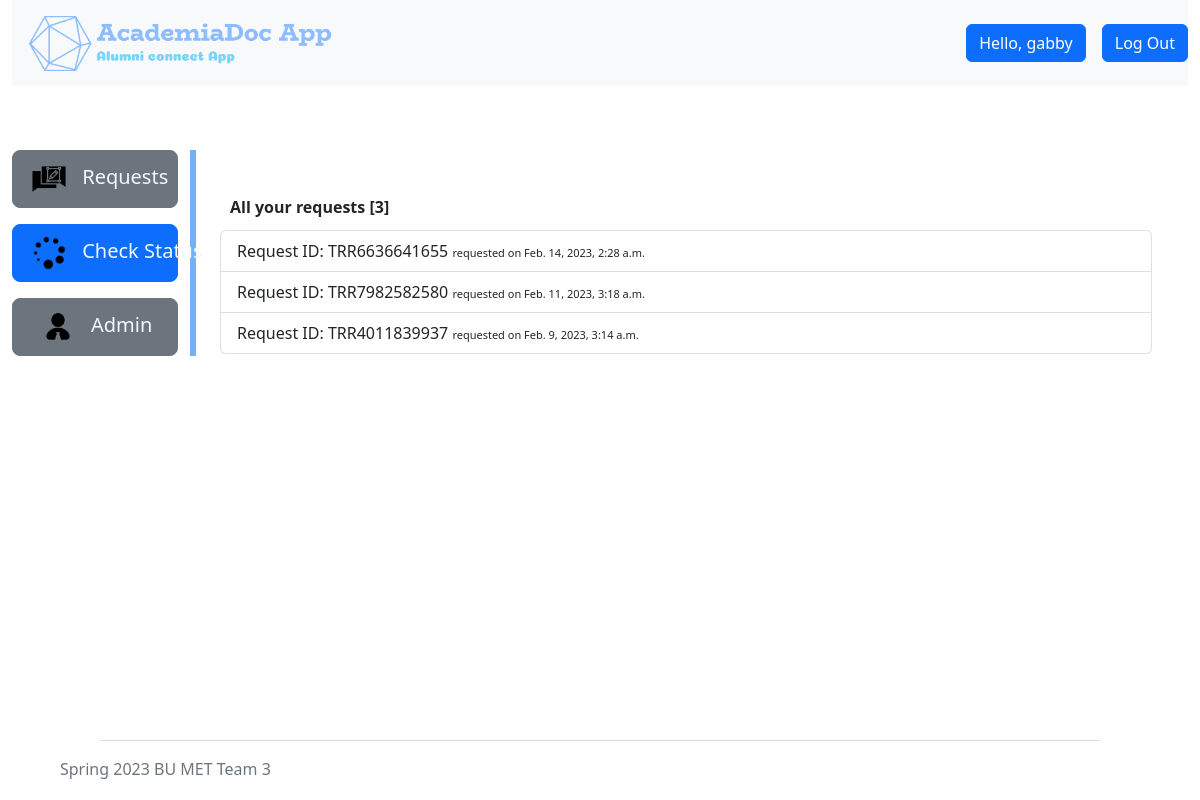
The app's page /status/ (signed in) with its own data.
### academiadocapp/models.py (models this page shows, shortened)
class User(AbstractUser):
    CATEGORY = [
        ('Alumni', 'Alumni'),
        ('Faculty', 'Faculty'),
    ]
    role = models.CharField(max_length=7, choices=CATEGORY, default='Alumni')
    student_id = models.IntegerField(default=0,blank=True)
    grad_year = models.IntegerField(default=1900,blank=True)

class Requests(models.Model):
    def create_new_ref_no():
        not_unique = True
        while not_unique:
            unique_ref = random.randint(1000000000, 9999999999)
            if not Requests.objects.filter(reference=unique_ref):
                not_unique = False
        return str(unique_ref)
    STATUS = [
        ('SU', 'Submitted'),
        ('AP', 'Approved'),
        ('PR', 'Processed'),
        ('CO', 'Completed'),
        ('CL', 'Closed'),
    ]
    PURPOSE = [
        ('PE', 'Personal'),
        ('OF', 'Official'),
    ]
    creator = models.ForeignKey(settings.AUTH_USER_MODEL, on_delete=models.CASCADE)
    reference = models.CharField(max_length=10, blank=True, unique=True, default=create_new_ref_no)
    delivery_email = models.EmailField(max_length=254)
    purpose = models.CharField(max_length=2, choices=PURPOSE, default='OF',)
    agreement = models.BooleanField()
    status = models.CharField(max_length=2, choices=STATUS, default='SU', )
    date = models.DateTimeField(auto_now_add=True)
    approve_date = models.DateTimeField(blank=True, null=True)
    process_date = models.DateTimeField(blank=True, null=True)
    complete_date = models.DateTimeField(blank=True, null=True)
    close_date = models.DateTimeField(blank=True, null=True)
    class Meta:
        ordering = ['-date']

### academiadocapp/views.py (the view)
# urls.py: path('status/', views.status, name='status'),
def status(request):
    user = request.user
    transcript_requests = Requests.objects.filter(creator=user).all()
    count = Requests.objects.filter(creator=user).count()
    context = {
        'requests' : transcript_requests,
        'count' : count
    }
    return render(request, "academiadocapp/status.html", context)

### academiadocapp/templates/academiadocapp/status.html (shortened to what this page needs)
{% extends "base.html" %} {% load static %} {% block content %}
<div class="row" style="margin-top: 4rem">
  <div class="col-2" style="border-right: 6px solid rgb(115, 176, 247)">
    <div class="d-flex flex-column">
      <div>
        <button
          class="btn btn-secondary btn-lg"
          style="width: -webkit-fill-available"
        >
          <div class="d-none d-lg-block">
            <a
              class="text-decoration-none hidden-sm"
              href="{% url 'transcript' %}"
              style="color: aliceblue; white-space: nowrap"
            >
              <img
                class="pe-2"
                src="{% static 'icons/request.png' %}"
                alt="request"
                height="40"
              />
              Requests
            </a>
          </div>
        </button>
      </div>
      <div style="padding-top: 1rem">
        <button
          class="btn btn-primary btn-lg"
          style="width: -webkit-fill-available"
        >
          <div class="d-none d-lg-block">
            <a
              class="text-decoration-none hidden-sm"
              href="{% url 'status' %}"
              style="color: aliceblue; white-space: nowrap"
            >
              <img
                class="pe-2"
                src="{% static 'icons/status.png' %}"
                alt=""
                height="40"
              />
              Check Status
            </a>
          </div>
        </button>
      </div>
      <div style="padding-top: 1rem">
        <button
          class="btn btn-secondary btn-lg"
          style="width: -webkit-fill-available"
        >
          <div class="d-none d-lg-block">
            <a
              class="text-decoration-none hidden-sm"
              href="{% url 'admin-page' %}"
              style="color: aliceblue; white-space: nowrap"
            >
              <img
                class="pe-2"
                src="{% static 'icons/admin.png' %}"
                alt=""
                height="40"
              />
              Admin
            </a>
          </div>
        </button>
      </div>
    </div>
  </div>
  <div class="col-10">
    <div class="container">
      <div class="row mt-5">
        <div class="col-md-12">
          <div>
            <div
              class="d-flex flex-row justify-content-between align-items-center order"
            >
                <h6 style="font-weight: bold; padding: 0px 0px 5px 10px;">All your requests [{{ count }}]</h4>
            </div>
            <div class="list-group">
                {% for request in requests %}
              <a id="request-{{ request.id }}" onclick="show_details(event, {{ request.id }})" class="list-group-item list-group-item-action request-item">
                Request ID: TRR{{ request.reference }} <span class="date">requested on {{ request.date }}</span>
              </a>
              {% endfor %}
            </div>
          </div>
        </div>
      </div>
    </div>
  </div>
</div>
{% endblock %}

### academiadocapp/templates/base.html (shortened to what this page needs)
{% load static %}
<!DOCTYPE html>
<html lang="en">
  <head>
    <link
      href="https://cdn.jsdelivr.net/npm/bootstrap@5.2.1/dist/css/bootstrap.min.css"
      rel="stylesheet"
    />
    <link href="{% static 'styles.css' %}" rel="stylesheet" />
  </head>
  <body style="min-width: 550px; min-height: 100vh; position: relative">
    <div style="padding-bottom: 60px">
      <div class="container-fluid">
        <div class="row">
          <div class="col">
            <div class="container-fluid">
              <div class="row">
                <nav class="navbar navbar-expand-lg bg-light">
                  <div class="col d-flex justify-content-start ps-3">
                    <a href="/"
                      ><img
                        height="55"
                        src="{% static 'assets/logobackground.png' %}"
                        alt="logo"
                    /></a>
                  </div>
                  {% csrf_token %} {% if user.is_authenticated %}
                  <div
                    class="collapse navbar-collapse"
                    id="navbarSupportedContent"
                    data-toggle="collapse"
                    data-target=".navbar-collapse"
                  >
                    <ul
                      class="navbar-nav mb-2 mb-lg-0"
                      style="margin-left: auto"
                    >
                      <li class="nav-item">
                        <a class="nav-link" href="#">
                          <a class="btn btn-primary mb-3 ms-3"
                            >Hello, {{ user.username}}</a
                          >
                        </a>
                      </li>
                      <li class="nav-item">
                        <a class="nav-link" href="">
                          <a
                            id="logout"
                            class="btn btn-primary mb-3 ms-3"
                            href="{% url 'logout'%}"
                            role="button"
                            >Log Out</a
                          >
                        </a>
                      </li>
                    </ul>
                  </div>
                  {% endif %}
                </nav>
              </div>
            </div>
          </div>
        </div>
        <div class="row">{% block content %} {% endblock %}</div>
      </div>
    </div>
    <footer
      class="mt-5"
      style="
        width: 100%;
        height: 60px;
        position: absolute;
        bottom: 0;
        display: flex;
        flex-wrap: wrap;
      "
    >
      <div class="container-fluid text-secondary">
        <div class="row justify-content-center">
          <hr class="col-10" />
        </div>
        <div class="row px-5">
          <div class="col-md-6 col-sm-12 d-flex justify-content-start">
            <p>Spring 2023 BU MET Team 3</p>
          </div>
        </div>
      </div>
    </footer>
  </body>
</html>

### static/styles.css (style rules this page uses)
body { background-color: rgb(255, 255, 255); }
.date { font-size: 11px; }

### records on screen
User: username "gabby"
Requests: reference "6636641655", date "Feb. 14, 2023, 2:28 a.m."
Requests: reference "7982582580", date "Feb. 11, 2023, 3:18 a.m."
Requests: reference "4011839937", date "Feb. 9, 2023, 3:14 a.m."

### other values on screen
{{ count }} "3"
